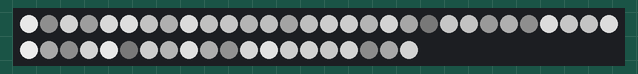
Simulated run of this sketch. Board: Arduino Uno, built with avr-gcc and run on an emulated ATmega328P. Parts: 50 RGB LEDs in strip order, left to right, continuing on the next row. Dim RGB values are drawn brighter than linear; random numbers use the default seed unless the sketch sets one.

Above: at 0.16 s.
At 8.72 s:
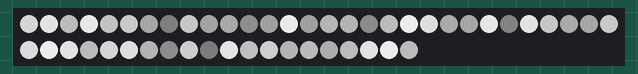
At 19.76 s:
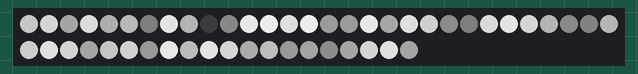
At 39.69 s:
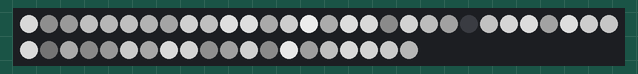

The sketch:

engine_snowflakes.ino
```cpp
#include <Adafruit_NeoPixel.h>

// Pin to use to send signals to WS2812B
#define LED_PIN 6

// Number of WS2812B LEDs attached to the Arduino
#define MAX_LED_COUNT 100
#define LED_COUNT 50

// Setting up the NeoPixel library
Adafruit_NeoPixel strip(MAX_LED_COUNT, LED_PIN, NEO_GRB + NEO_KHZ800);

void setup() {
  strip.begin();           // Initialize NeoPixel object
  strip.setBrightness(200); // Set BRIGHTNESS to about 4% (max = 255)
  strip.show();            // Initialize all pixels to 'off'

  // if I am going to change the number of LEDs being used
  // make sure I update that here after everything is cleared out
  strip.updateLength(LED_COUNT);
  delay(100);
}

void loop() {
  snowflakes(100);
}

void snowflakes(uint8_t wait) {
  // Setup the pixel array
  int pixel[60];
  for(int p=0; p<60; p++){
    pixel[p] = random(0,255);
  }

  // Run some snowflake cycles
  for (int j=0; j<200; j++) {
    // Every five cycles, light a new pixel
    if((j%5)==0){
      strip.setPixelColor(random(0,60), 255,255,255);
    }

    // Dim all pixels by 10
    for(int p=0; p<60; p++){
      strip.setPixelColor(p, pixel[p],pixel[p],pixel[p] );
      pixel[p] =  pixel[p] - 10;
    }
    strip.show();
    delay(wait);
  }
}
```
